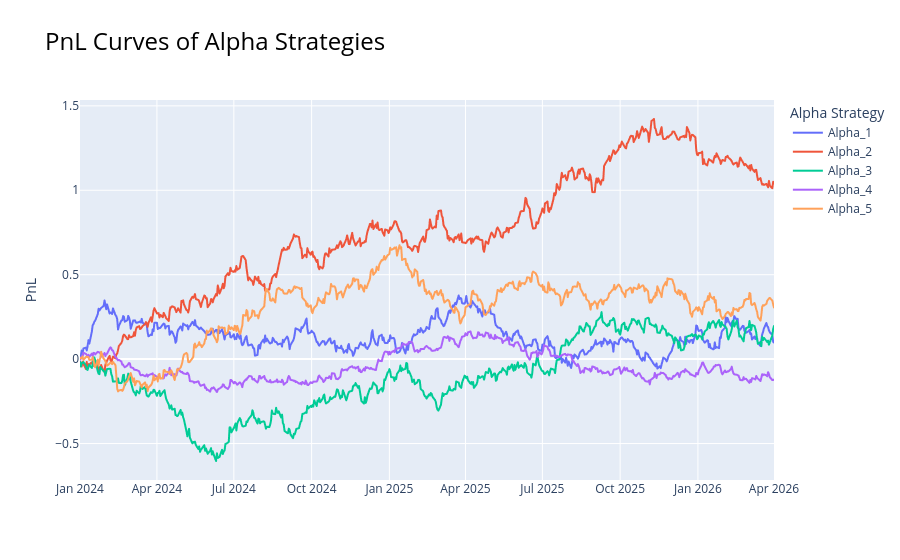

Here is the notebook cell this chart was saved with:
### Markdown cell above
### Generate 5 Alpha strategies

### Code cell
# UTC-aware datetime index (daily business days)
start_date = pd.Timestamp("2024-01-01", tz="UTC")
todays_date = pd.Timestamp.now(tz="UTC")
idx = pd.date_range(start=start_date, end=todays_date, freq="B", tz="UTC")

mean_perf = -np.inf
while mean_perf < 0.25:    # ensure mean performance > threshold
    random_gen = np.random.default_rng()
    period_pnl = random_gen.standard_normal((len(idx), N_STRATEGIES)) * vols

    # Cumulative PnL curves (equity from trading each strategy)
    pnl_strategies = pd.DataFrame(
        np.cumsum(period_pnl, axis=0),
        index=idx,
        columns=[f"Alpha_{i + 1}" for i in range(N_STRATEGIES)],
    )

    mean_perf = pnl_strategies.iloc[-1].mean()

pnl_strategies.index.name = "Date"

fig = px.line(pnl_strategies, y=pnl_strategies.columns, x=pnl_strategies.index, title="PnL Curves of Alpha Strategies")
fig.update_layout(
    xaxis_title=None,
    yaxis_title="PnL",
    legend_title="Alpha Strategy",
    title_font_size=24,
    title_font_color="black"
)
fig.show()

### Figure 1 — Plotly figure (JSON) as saved in the notebook; plotly's stock layout.template omitted (floating-point values rounded to 4 significant figures; data arrays with more than 128 entries replaced by an {"elided": "..."} marker saying what was removed)
{"data": [{"hovertemplate": "variable=Alpha_1<br>Date=%{x}<br>value=%{y}<extra></extra>", "legendgroup": "Alpha_1", "line": {"color": "#636efa", "dash": "solid"}, "marker": {"symbol": "circle"}, "mode": "lines", "name": "Alpha_1", "showlegend": true, "type": "scattergl", "x": {"elided": "588 str values"}, "xaxis": "x", "y": {"elided": "588 float values"}, "yaxis": "y"}, {"hovertemplate": "variable=Alpha_2<br>Date=%{x}<br>value=%{y}<extra></extra>", "legendgroup": "Alpha_2", "line": {"color": "#EF553B", "dash": "solid"}, "marker": {"symbol": "circle"}, "mode": "lines", "name": "Alpha_2", "showlegend": true, "type": "scattergl", "x": {"elided": "588 str values"}, "xaxis": "x", "y": {"elided": "588 float values"}, "yaxis": "y"}, {"hovertemplate": "variable=Alpha_3<br>Date=%{x}<br>value=%{y}<extra></extra>", "legendgroup": "Alpha_3", "line": {"color": "#00cc96", "dash": "solid"}, "marker": {"symbol": "circle"}, "mode": "lines", "name": "Alpha_3", "showlegend": true, "type": "scattergl", "x": {"elided": "588 str values"}, "xaxis": "x", "y": {"elided": "588 float values"}, "yaxis": "y"}, {"hovertemplate": "variable=Alpha_4<br>Date=%{x}<br>value=%{y}<extra></extra>", "legendgroup": "Alpha_4", "line": {"color": "#ab63fa", "dash": "solid"}, "marker": {"symbol": "circle"}, "mode": "lines", "name": "Alpha_4", "showlegend": true, "type": "scattergl", "x": {"elided": "588 str values"}, "xaxis": "x", "y": {"elided": "588 float values"}, "yaxis": "y"}, {"hovertemplate": "variable=Alpha_5<br>Date=%{x}<br>value=%{y}<extra></extra>", "legendgroup": "Alpha_5", "line": {"color": "#FFA15A", "dash": "solid"}, "marker": {"symbol": "circle"}, "mode": "lines", "name": "Alpha_5", "showlegend": true, "type": "scattergl", "x": {"elided": "588 str values"}, "xaxis": "x", "y": {"elided": "588 float values"}, "yaxis": "y"}], "layout": {"legend": {"title": {"text": "Alpha Strategy"}, "tracegroupgap": 0}, "title": {"font": {"color": "black", "size": 24}, "text": "PnL Curves of Alpha Strategies"}, "xaxis": {"anchor": "y", "domain": [0, 1], "title": {}}, "yaxis": {"anchor": "x", "domain": [0, 1], "title": {"text": "PnL"}}}}
